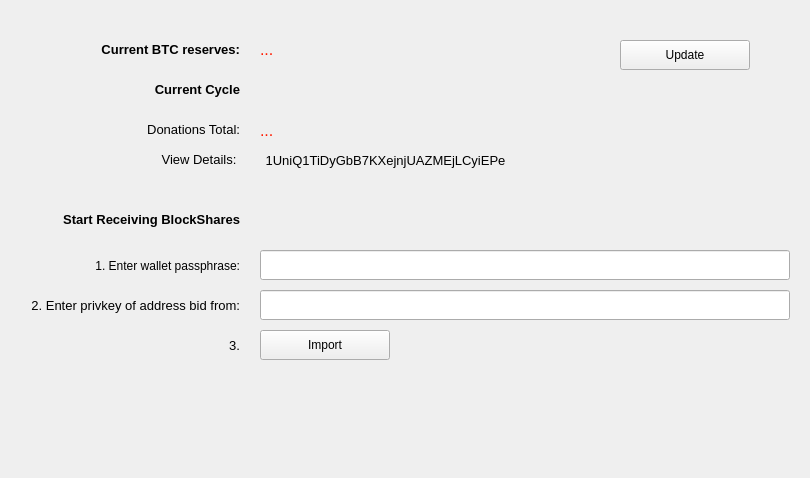
<?xml version="1.0" encoding="UTF-8"?>
<ui version="4.0">
 <class>BidPage</class>
 <widget class="QWidget" name="BidPage">
  <property name="geometry">
   <rect>
    <x>0</x>
    <y>0</y>
    <width>810</width>
    <height>478</height>
   </rect>
  </property>
  <property name="windowTitle">
   <string>Form</string>
  </property>
  <property name="styleSheet">
   <string notr="true"/>
  </property>
  <widget class="QLabel" name="label_BTCassets">
   <property name="geometry">
    <rect>
     <x>10</x>
     <y>40</y>
     <width>230</width>
     <height>20</height>
    </rect>
   </property>
   <property name="sizePolicy">
    <sizepolicy hsizetype="Fixed" vsizetype="Fixed">
     <horstretch>0</horstretch>
     <verstretch>0</verstretch>
    </sizepolicy>
   </property>
   <property name="minimumSize">
    <size>
     <width>230</width>
     <height>20</height>
    </size>
   </property>
   <property name="maximumSize">
    <size>
     <width>230</width>
     <height>20</height>
    </size>
   </property>
   <property name="font">
    <font>
     <pointsize>10</pointsize>
     <weight>75</weight>
     <bold>true</bold>
    </font>
   </property>
   <property name="text">
    <string>&lt;html&gt;&lt;head/&gt;&lt;body&gt;&lt;p align=&quot;right&quot;&gt;Current BTC reserves:&lt;/p&gt;&lt;/body&gt;&lt;/html&gt;</string>
   </property>
   <property name="alignment">
    <set>Qt::AlignCenter</set>
   </property>
  </widget>
  <widget class="QLabel" name="labelReserves">
   <property name="geometry">
    <rect>
     <x>260</x>
     <y>40</y>
     <width>221</width>
     <height>20</height>
    </rect>
   </property>
   <property name="minimumSize">
    <size>
     <width>0</width>
     <height>20</height>
    </size>
   </property>
   <property name="maximumSize">
    <size>
     <width>16777215</width>
     <height>20</height>
    </size>
   </property>
   <property name="font">
    <font>
     <pointsize>12</pointsize>
    </font>
   </property>
   <property name="styleSheet">
    <string notr="true">color: #ff1a00;</string>
   </property>
   <property name="text">
    <string>&lt;html&gt;&lt;head/&gt;&lt;body&gt;&lt;p&gt;...&lt;/p&gt;&lt;/body&gt;&lt;/html&gt;</string>
   </property>
  </widget>
  <widget class="QLabel" name="labelNext">
   <property name="geometry">
    <rect>
     <x>10</x>
     <y>80</y>
     <width>230</width>
     <height>20</height>
    </rect>
   </property>
   <property name="minimumSize">
    <size>
     <width>230</width>
     <height>20</height>
    </size>
   </property>
   <property name="maximumSize">
    <size>
     <width>230</width>
     <height>20</height>
    </size>
   </property>
   <property name="font">
    <font>
     <pointsize>10</pointsize>
     <weight>75</weight>
     <bold>true</bold>
    </font>
   </property>
   <property name="text">
    <string>&lt;html&gt;&lt;head/&gt;&lt;body&gt;&lt;p align=&quot;right&quot;&gt;Current Cycle&lt;/p&gt;&lt;/body&gt;&lt;/html&gt;</string>
   </property>
   <property name="alignment">
    <set>Qt::AlignRight|Qt::AlignTrailing|Qt::AlignVCenter</set>
   </property>
  </widget>
  <widget class="QPushButton" name="pushButtonRefresh">
   <property name="geometry">
    <rect>
     <x>620</x>
     <y>40</y>
     <width>130</width>
     <height>30</height>
    </rect>
   </property>
   <property name="sizePolicy">
    <sizepolicy hsizetype="Minimum" vsizetype="Fixed">
     <horstretch>0</horstretch>
     <verstretch>0</verstretch>
    </sizepolicy>
   </property>
   <property name="minimumSize">
    <size>
     <width>2</width>
     <height>30</height>
    </size>
   </property>
   <property name="maximumSize">
    <size>
     <width>130</width>
     <height>16777215</height>
    </size>
   </property>
   <property name="toolTip">
    <string>Load current bids in bidtracker directory</string>
   </property>
   <property name="text">
    <string>Update</string>
   </property>
  </widget>
  <widget class="QLabel" name="labelEstprice">
   <property name="geometry">
    <rect>
     <x>10</x>
     <y>120</y>
     <width>230</width>
     <height>20</height>
    </rect>
   </property>
   <property name="minimumSize">
    <size>
     <width>230</width>
     <height>20</height>
    </size>
   </property>
   <property name="maximumSize">
    <size>
     <width>230</width>
     <height>20</height>
    </size>
   </property>
   <property name="font">
    <font>
     <pointsize>10</pointsize>
     <weight>50</weight>
     <bold>false</bold>
    </font>
   </property>
   <property name="text">
    <string>&lt;html&gt;&lt;head/&gt;&lt;body&gt;&lt;p align=&quot;right&quot;&gt;Donations Total:&lt;/p&gt;&lt;/body&gt;&lt;/html&gt;</string>
   </property>
  </widget>
  <widget class="QLabel" name="labelBids">
   <property name="geometry">
    <rect>
     <x>260</x>
     <y>120</y>
     <width>200</width>
     <height>20</height>
    </rect>
   </property>
   <property name="minimumSize">
    <size>
     <width>0</width>
     <height>20</height>
    </size>
   </property>
   <property name="maximumSize">
    <size>
     <width>200</width>
     <height>20</height>
    </size>
   </property>
   <property name="font">
    <font>
     <pointsize>12</pointsize>
     <weight>50</weight>
     <bold>false</bold>
    </font>
   </property>
   <property name="styleSheet">
    <string notr="true">color: #ff1a00;</string>
   </property>
   <property name="text">
    <string>...</string>
   </property>
  </widget>
  <widget class="QLabel" name="label">
   <property name="geometry">
    <rect>
     <x>10</x>
     <y>150</y>
     <width>230</width>
     <height>20</height>
    </rect>
   </property>
   <property name="minimumSize">
    <size>
     <width>230</width>
     <height>20</height>
    </size>
   </property>
   <property name="maximumSize">
    <size>
     <width>230</width>
     <height>20</height>
    </size>
   </property>
   <property name="font">
    <font>
     <pointsize>10</pointsize>
    </font>
   </property>
   <property name="text">
    <string>&lt;html&gt;&lt;head/&gt;&lt;body&gt;&lt;p align=&quot;right&quot;&gt;View Details: &lt;/p&gt;&lt;/body&gt;&lt;/html&gt;</string>
   </property>
  </widget>
  <widget class="QPushButton" name="pushButtonBTCExplorer">
   <property name="geometry">
    <rect>
     <x>260</x>
     <y>150</y>
     <width>251</width>
     <height>21</height>
    </rect>
   </property>
   <property name="sizePolicy">
    <sizepolicy hsizetype="Expanding" vsizetype="Expanding">
     <horstretch>0</horstretch>
     <verstretch>0</verstretch>
    </sizepolicy>
   </property>
   <property name="minimumSize">
    <size>
     <width>0</width>
     <height>20</height>
    </size>
   </property>
   <property name="maximumSize">
    <size>
     <width>330</width>
     <height>50</height>
    </size>
   </property>
   <property name="font">
    <font>
     <pointsize>10</pointsize>
     <weight>50</weight>
     <bold>false</bold>
    </font>
   </property>
   <property name="toolTip">
    <string>View address on blockr.io</string>
   </property>
   <property name="styleSheet">
    <string notr="true">border = 0px;</string>
   </property>
   <property name="text">
    <string>1UniQ1TiDyGbB7KXejnjUAZMEjLCyiEPe</string>
   </property>
   <property name="flat">
    <bool>true</bool>
   </property>
  </widget>
  <widget class="QLabel" name="labelRedeem">
   <property name="geometry">
    <rect>
     <x>10</x>
     <y>210</y>
     <width>230</width>
     <height>20</height>
    </rect>
   </property>
   <property name="minimumSize">
    <size>
     <width>230</width>
     <height>20</height>
    </size>
   </property>
   <property name="maximumSize">
    <size>
     <width>230</width>
     <height>20</height>
    </size>
   </property>
   <property name="font">
    <font>
     <pointsize>10</pointsize>
     <weight>75</weight>
     <bold>true</bold>
    </font>
   </property>
   <property name="text">
    <string>&lt;html&gt;&lt;head/&gt;&lt;body&gt;&lt;p align=&quot;right&quot;&gt;Start Receiving BlockShares&lt;/p&gt;&lt;/body&gt;&lt;/html&gt;</string>
   </property>
   <property name="alignment">
    <set>Qt::AlignRight|Qt::AlignTrailing|Qt::AlignVCenter</set>
   </property>
  </widget>
  <widget class="QLabel" name="label_2">
   <property name="geometry">
    <rect>
     <x>10</x>
     <y>256</y>
     <width>230</width>
     <height>20</height>
    </rect>
   </property>
   <property name="minimumSize">
    <size>
     <width>230</width>
     <height>20</height>
    </size>
   </property>
   <property name="maximumSize">
    <size>
     <width>230</width>
     <height>20</height>
    </size>
   </property>
   <property name="text">
    <string>&lt;html&gt;&lt;head/&gt;&lt;body&gt;&lt;p align=&quot;right&quot;&gt;1. Enter wallet passphrase:&lt;/p&gt;&lt;/body&gt;&lt;/html&gt;</string>
   </property>
  </widget>
  <widget class="QLineEdit" name="lineEditPassphrase">
   <property name="geometry">
    <rect>
     <x>260</x>
     <y>250</y>
     <width>530</width>
     <height>30</height>
    </rect>
   </property>
   <property name="minimumSize">
    <size>
     <width>530</width>
     <height>30</height>
    </size>
   </property>
   <property name="maximumSize">
    <size>
     <width>530</width>
     <height>25</height>
    </size>
   </property>
   <property name="echoMode">
    <enum>QLineEdit::Password</enum>
   </property>
  </widget>
  <widget class="QLabel" name="labelRedeem_2">
   <property name="geometry">
    <rect>
     <x>10</x>
     <y>296</y>
     <width>230</width>
     <height>20</height>
    </rect>
   </property>
   <property name="minimumSize">
    <size>
     <width>230</width>
     <height>20</height>
    </size>
   </property>
   <property name="maximumSize">
    <size>
     <width>230</width>
     <height>20</height>
    </size>
   </property>
   <property name="font">
    <font>
     <pointsize>10</pointsize>
     <weight>50</weight>
     <bold>false</bold>
    </font>
   </property>
   <property name="text">
    <string>&lt;html&gt;&lt;head/&gt;&lt;body&gt;&lt;p align=&quot;right&quot;&gt;2. Enter privkey of address bid from:&lt;/p&gt;&lt;/body&gt;&lt;/html&gt;</string>
   </property>
  </widget>
  <widget class="QLineEdit" name="lineEditPrivkey">
   <property name="geometry">
    <rect>
     <x>260</x>
     <y>290</y>
     <width>530</width>
     <height>30</height>
    </rect>
   </property>
   <property name="sizePolicy">
    <sizepolicy hsizetype="Preferred" vsizetype="Fixed">
     <horstretch>0</horstretch>
     <verstretch>0</verstretch>
    </sizepolicy>
   </property>
   <property name="minimumSize">
    <size>
     <width>530</width>
     <height>30</height>
    </size>
   </property>
   <property name="maximumSize">
    <size>
     <width>530</width>
     <height>25</height>
    </size>
   </property>
   <property name="toolTip">
    <string>Paste the privkey of the address you sent your bid from here</string>
   </property>
   <property name="text">
    <string/>
   </property>
  </widget>
  <widget class="QLabel" name="labelRedeem_3">
   <property name="geometry">
    <rect>
     <x>10</x>
     <y>336</y>
     <width>230</width>
     <height>20</height>
    </rect>
   </property>
   <property name="minimumSize">
    <size>
     <width>230</width>
     <height>20</height>
    </size>
   </property>
   <property name="maximumSize">
    <size>
     <width>230</width>
     <height>20</height>
    </size>
   </property>
   <property name="font">
    <font>
     <pointsize>10</pointsize>
     <weight>50</weight>
     <bold>false</bold>
    </font>
   </property>
   <property name="text">
    <string>&lt;html&gt;&lt;head/&gt;&lt;body&gt;&lt;p align=&quot;right&quot;&gt;3.&lt;/p&gt;&lt;/body&gt;&lt;/html&gt;</string>
   </property>
  </widget>
  <widget class="QPushButton" name="bImport">
   <property name="geometry">
    <rect>
     <x>260</x>
     <y>330</y>
     <width>130</width>
     <height>30</height>
    </rect>
   </property>
   <property name="minimumSize">
    <size>
     <width>130</width>
     <height>30</height>
    </size>
   </property>
   <property name="maximumSize">
    <size>
     <width>130</width>
     <height>25</height>
    </size>
   </property>
   <property name="font">
    <font>
     <weight>50</weight>
     <bold>false</bold>
    </font>
   </property>
   <property name="toolTip">
    <string>Get your new UNIQ!</string>
   </property>
   <property name="text">
    <string>Import</string>
   </property>
  </widget>
 </widget>
 <resources/>
 <connections/>
</ui>
